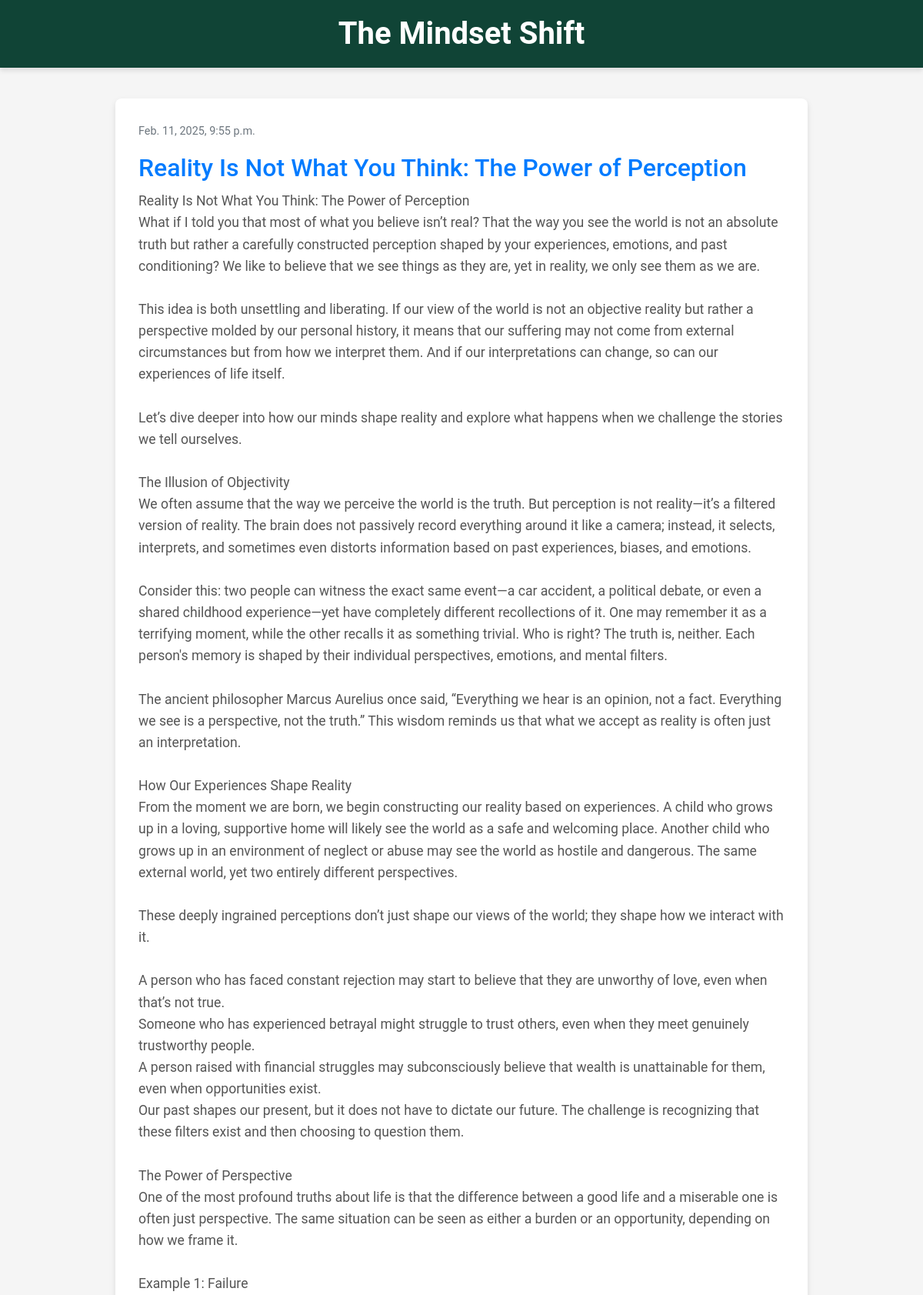
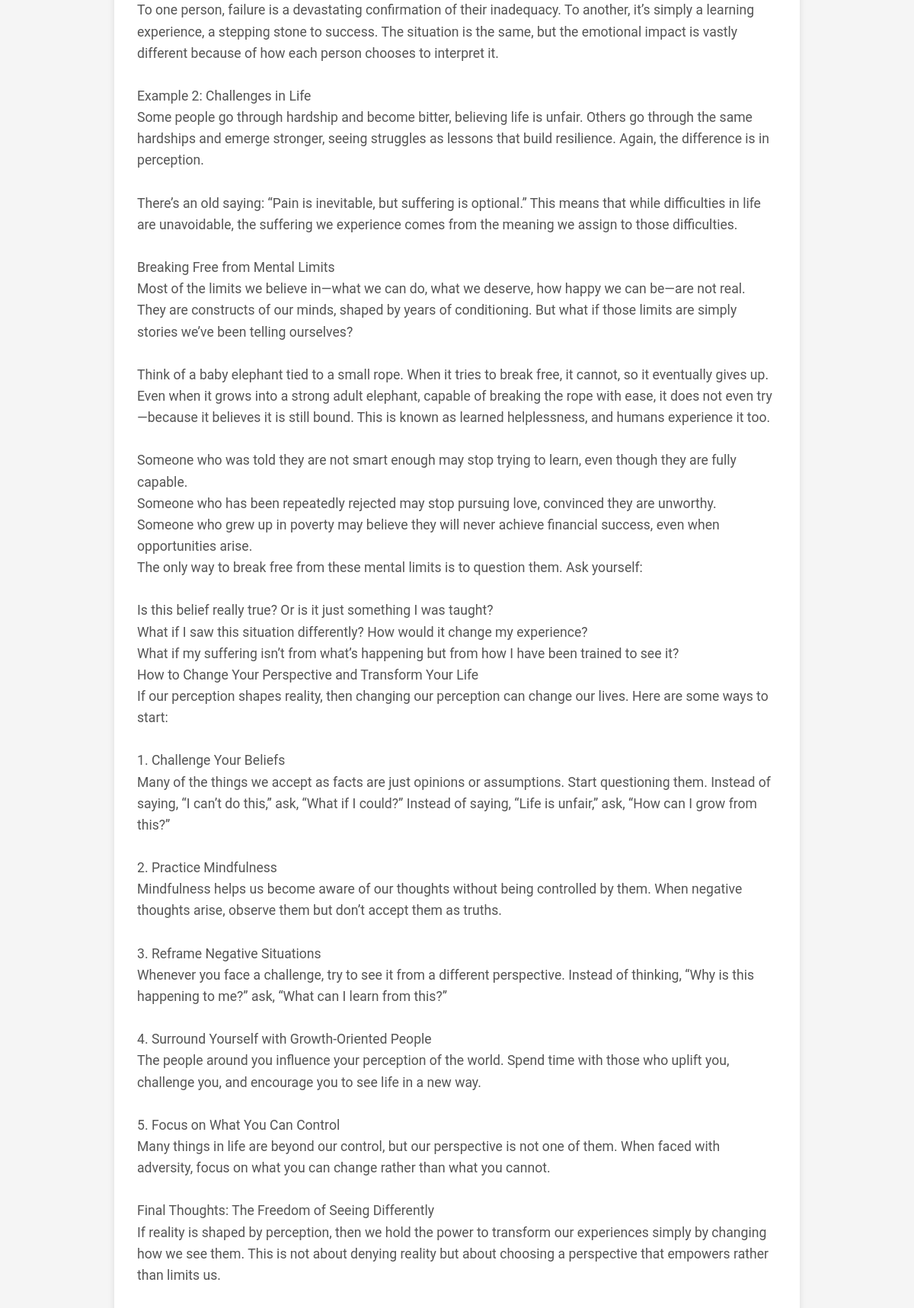
/post/5/ (upper part), run on the app's committed database (2 pictures, top to bottom).
### blog/models.py (models this page shows, shortened)
class Post(models.Model):
    author = models.ForeignKey(settings.AUTH_USER_MODEL, on_delete=models.CASCADE)
    title = models.CharField(max_length=200)
    text = models.TextField()
    created_date = models.DateTimeField(default=timezone.now)
    published_date = models.DateTimeField(blank=True, null=True)
    image = models.ImageField(upload_to='posts/images/', null=True, blank=True)  # Image field added

### blog/views.py (the view)
# urls.py: path('post/<int:pk>/', views.post_detail, name='post_detail'),
def post_detail(request, pk):
    post = get_object_or_404(Post, pk=pk)
    return render(request, 'blog/post_detail.html', {'post': post})

### blog/templates/blog/post_detail.html (shortened to what this page needs)
{% extends 'blog/base.html' %}
{% block content %}
    <article class="post">
        {% if post.published_date %}
            <time class="date">
                {{ post.published_date }}
            </time>
        {% endif %}
        <h2>{{ post.title }}</h2>
        <p>{{ post.text|linebreaksbr }}</p>
    </article>
{% endblock %}

### blog/static/css/blog.css (style rules this page uses)
body { font-family: 'Roboto', sans-serif; color: #333; background-color: #f5f5f5; margin: 0; padding: 0; line-height: 1.8; }
.post { margin-bottom: 40px; padding-bottom: 30px; border-bottom: 1px solid #dddddd; }
.post h2 { font-size: 2rem; color: #007bff; margin-bottom: 10px; }
.post .date { font-size: 0.9rem; color: #6c757d; margin-bottom: 15px; display: block; }
.post p { font-size: 1.1rem; color: #555555; line-height: 1.6; }

### data on the page
Post: published_date "Feb. 11, 2025, 9:55 p.m.", title "Reality Is Not What You Think: The Power of Perception", text "Reality Is Not What You Think: The Power of Perception What if I told you that most of what you believe isn’t real? That the way you see the world is not an absolute truth but rather a carefully constructed perception shaped by your experiences, emotions, and past conditioning? We like to believe that we see things as they are, yet in reality, we only see them as we are. This idea is both unsettling and liberating. If our view of the world is not an objective reality but rather a perspective molded by our personal history, it means that our suffering may not come from external circumstances but from how we interpret them. And if our interpretations can change, so can our experiences of life…"
